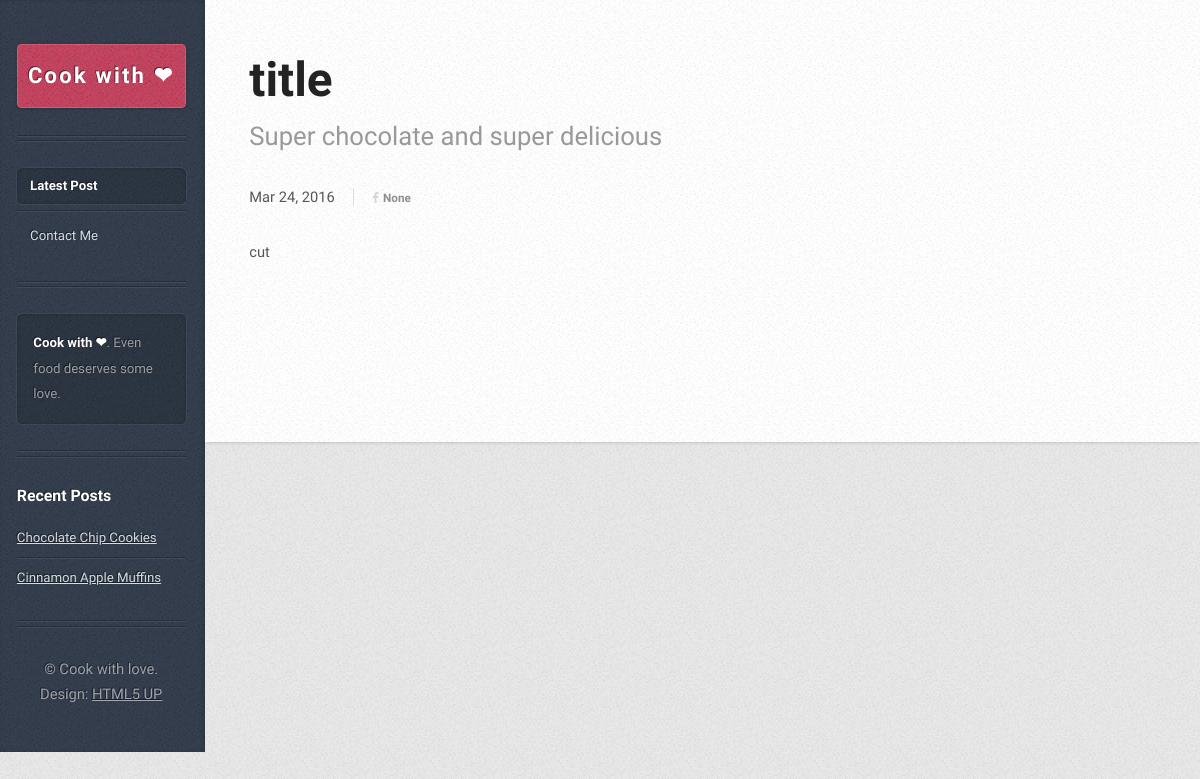
The page /test_index on the database as committed earlier.
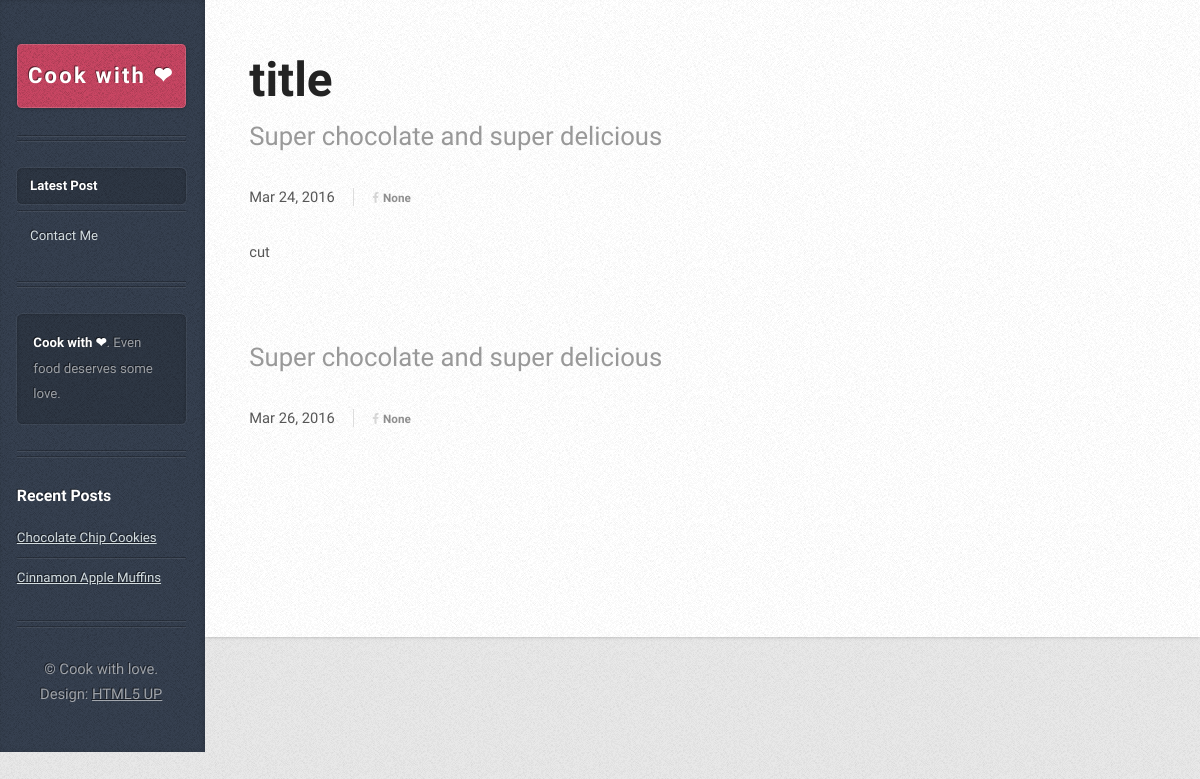
The same page on the database as committed later.
### app/data/blog_posts.py (models this page shows)
class BlogPostHeader(db.Model):
    __tablename__ = 'blog_posts'
    id = db.Column(db.Integer, primary_key=True)
    name = db.Column(db.String)
    created_at = db.Column(db.DateTime, default=datetime.datetime.utcnow)
    updated_at = db.Column(db.DateTime)
    visible = db.Column(db.Boolean)
    url = db.Column(db.String, unique=True)
    fb_likes = db.Column(db.Integer)
    og_type = db.Column(db.String)
    og_image = db.Column(db.String)
    translations = db.relationship("Translation", backref="post", lazy="select")

### app/data/translations.py (models this page shows)
class Translation(db.Model):
    __tablename__ = "translation"
    id = db.Column(db.Integer, primary_key=True)
    name = db.Column(db.String)
    value = db.Column(db.Text)
    lang = db.Column(db.Enum(*cfg.SUPPORTED_LANGS, name="langs", native_enum=False))
    post_id = db.Column(db.Integer, db.ForeignKey("blog_posts.id"))
    created_at = db.Column(db.DateTime, default=datetime.datetime.utcnow)
    updated_at = db.Column(db.DateTime)
    generated_at = db.Column(db.DateTime)

### app/front/views.py (the view)
@front_bp.route("/test_index")
def test_index():
    current_lang, lang_fallback = langService.get_user_settings()
    db_data = BlogPostHeader.query.filter(BlogPostHeader.visible).order_by(BlogPostHeader.created_at).limit(10)
    base_url = "{0}/{1}".format(request.url_root[:request.url_root.find("/", 8)], current_lang)
    posts = [BlogPost.populate_from_db(d, lang_fallback, base_url) for d in db_data]
    return render_template("front/test_index.html", v={
        "posts": posts
    })

### app/domain/blog_posts.py (called while the page is built)
    def get_title(self):
        return self.__get_mlang_attr(self.title)

    def get_cut(self):
        return self.__get_mlang_attr(self.blog_cut)

    def get_url(self):
        return "{0}/{1}".format(self.base_url, self.url)

    def __get_mlang_attr(self, attr):
        for lang in self.fallback_chain:
            if lang in attr:
                return attr[lang]
        raise ValueError("Can't find value for supported fallback chain")

### app/services/language_service.py (called while the page is built)
    def get_user_settings(self, preferred_lang=None):
        lang_fallback = ["en"]
        current_lang = "en"
        if preferred_lang is not None:
            lang_fallback = list(dropwhile(lambda lng: lng != preferred_lang, lang_fallback))
            if len(lang_fallback) == 0:
                lang_fallback = [preferred_lang, "en"]
        return current_lang, lang_fallback

### app/templates/front/test_index.html (shortened to what this page needs)
{% set active_menu="latest" %}
{% extends "front/basic.html" %}
{% block content %}
{% for p in v.posts %}
<article class="box post post-excerpt">
							<header>
								<h2><a href="{{ p.get_url() }}">{{ p.get_title() }}</a></h2>
								<p>Super chocolate and super delicious</p>
							</header>
							<div class="info">
								<span class="date"><span class="month">{{ p.created_at.strftime('%b') }}</span> <span class="day">{{ p.created_at.day }}</span><span class="year">, {{ p.created_at.year }}</span></span>
								<ul class="stats">
									<li><a href="#" onclick="share('{{ v.base_url }}'); return false;" class="icon fa-facebook">{{ p.fb_likes }}</a></li>
								</ul>
							</div>
							{{ p.get_cut()|safe }}
						</article>
{% endfor %}
{% endblock %}

### app/templates/front/basic.html (shortened to what this page needs)
<!DOCTYPE HTML>
<html>
	<head>
		{% block main_css %}<link rel="stylesheet" href="{{ url_for('static', filename = 'front/css/main.css') }}" />{% endblock %}
	</head>
	<body>
			<div id="content">
				<div class="inner">
					{% block content %}{% endblock %}
				</div>
			</div>
        {% block sidebar %}
			<div id="sidebar">
					<h1 id="logo"><a href="{{ url_for('.index') }}">Cook with ❤</a></h1>
					<nav id="nav">
						<ul>
							<li {% if active_menu == "latest" %}class="current"{% endif %}><a href="{{ url_for('.index') }}">Latest Post</a></li>
							<li {% if active_menu == "contacts" %}class="current"{% endif %}><a href="{{ url_for('.contact') }}">Contact Me</a></li>
						</ul>
					</nav>
					<section class="box text-style1">
						<div class="inner">
							<p>
								<strong>Cook with ❤</strong>. Even food deserves some love.
							</p>
						</div>
					</section>
					<section class="box recent-posts">
						<header>
							<h2>Recent Posts</h2>
						</header>
                        {% block recent_post %}
                        <ul>
							<li><a href="{{ url_for('.details_post1') }}">Chocolate Chip Cookies</a></li>
							<li><a href="{{ url_for('.details_post2') }}">Cinnamon Apple Muffins</a></li>
						</ul>
                        {% endblock %}
					</section>
					<ul id="copyright">
						<li>&copy; Cook with love.</li><li>Design: <a href="http://html5up.net">HTML5 UP</a></li>
					</ul>
			</div>
        {% endblock %}
	</body>
</html>

Rows that differ between the two databases and show on the page:
added BlogPostHeader: created_at "Mar", created_at.day "26", created_at.year "2016", fb_likes "None"
